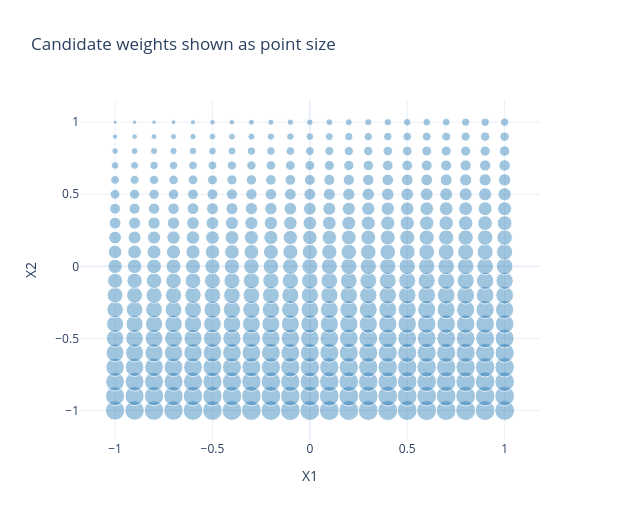

Notebook source saved alongside this figure:
### Markdown cell above
The same candidate set with the weight shown as point size:

### Code cell
w = candidate["RawWT"]
scaled = (w - w.min()) / (w.max() - w.min())
go.Figure(
    go.Scatter(x=candidate["X1"], y=candidate["X2"], mode="markers",
               marker={"size": 4 + 16 * scaled, "color": "rgba(31,119,180,0.6)"})
).update_layout(title="Candidate weights shown as point size",
                xaxis_title="X1", yaxis_title="X2", template="plotly_white",
                width=620, height=520)

### Figure 1 — Plotly figure (JSON) as saved in the notebook; plotly's stock layout.template omitted (floating-point values rounded to 4 significant figures; data arrays with more than 128 entries replaced by an {"elided": "..."} marker saying what was removed)
{"data": [{"marker": {"color": "rgba(31,119,180,0.6)", "size": {"elided": "441 float values"}}, "mode": "markers", "type": "scatter", "x": {"elided": "441 float values"}, "y": {"elided": "441 float values"}}], "layout": {"height": 520, "title": {"text": "Candidate weights shown as point size"}, "width": 620, "xaxis": {"title": {"text": "X1"}}, "yaxis": {"title": {"text": "X2"}}}}
